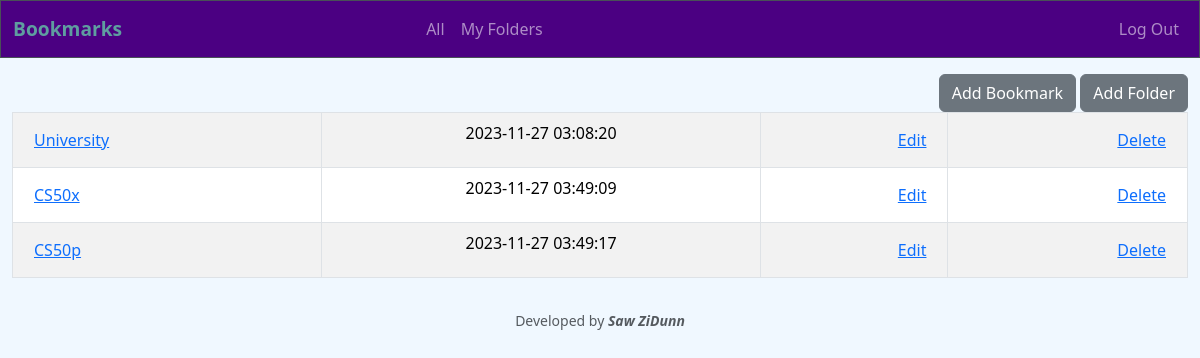
Before: /folders (signed in) with the older database file.
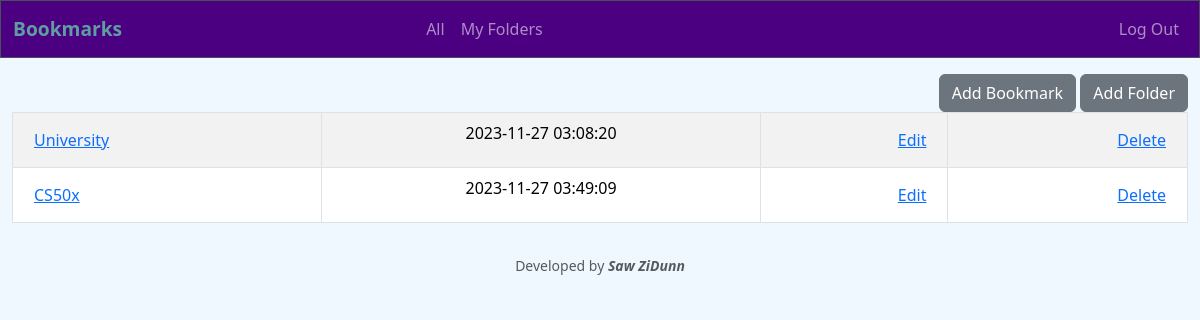
After: the same page with the newer database file.
### tables this page shows
CREATE TABLE folders ( id INTEGER PRIMARY KEY AUTOINCREMENT,
    user_id INTEGER NOT NULL,
    name TEXT NOT NULL,
    time DATETIME NOT NULL,
    FOREIGN KEY (user_id) REFERENCES users(id)
);

### app.py (the view)
@app.route("/folders")
@login_required
def folder_index():
    folders: list = db.execute("SELECT name, id, time FROM folders WHERE user_id=? AND name!=?", session["user_id"],
                               "None")
    return render_template("folders.html", folders=folders)

### app.py (called while the page is built)
@app.after_request
def after_request(response):
    response.headers["Cache-Control"] = "no-cache, no-store, must-revalidate"
    response.headers["Expires"] = 0
    response.headers["Pragma"] = "no-cache"
    return response

### helpers.py (called while the page is built)
def login_required(f):
    @wraps(f)
    def decorated_function(*args, **kwargs):
        if session.get("user_id") is None:
            return redirect("/login")
        return f(*args, **kwargs)
    return decorated_function

### templates/folders.html (shortened to what this page needs)
{% extends "layout.html" %}
{% block main %}
    <table class="table table-striped table-bordered">
        <tbody>
            {% for folder in folders %}
                <tr>
                    <td class="text-start">
                        <form action="/" method="post">
                            <button  class="btn btn-link" type="submit">{{ folder.name }}</button>
                        </form>
                    </td>
                    <td>{{ folder.time }}</td>
                    <td class="text-end">
                        <button type="button" data-bs-toggle="modal"
                        data-bs-target="#edit_folder_{{ loop.index }}" class="btn btn-link">Edit</button>
                    </td>
                    <td class="text-end">
                        <button type="button" data-bs-toggle="modal"
                        data-bs-target="#delete_folder_{{ loop.index }}" class="btn btn-secondary btn-link">Delete</button>
                    </td>
                </tr>
            {% endfor %}
        </tbody>
    </table>
{% endblock %}

Changed rows visible on the page:
removed folders: name "CS50p", time "2023-11-27 03:49:17"
